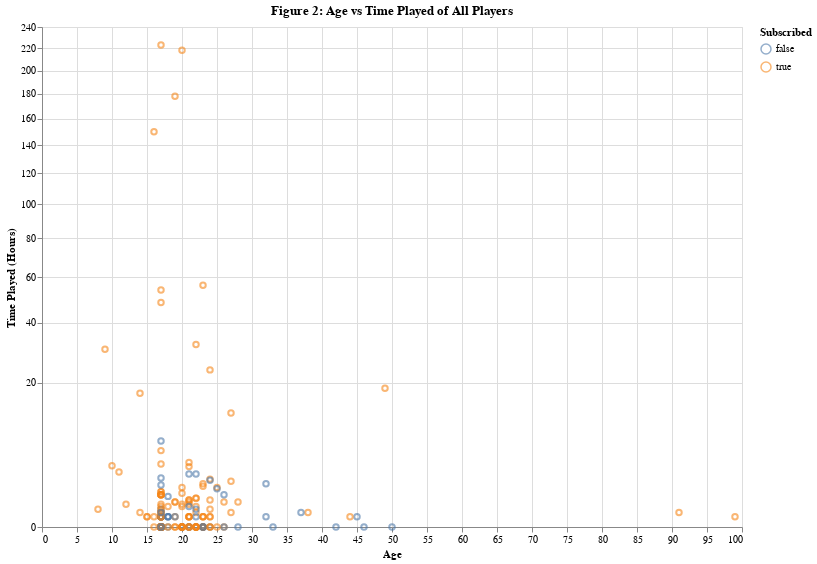

Notebook source saved alongside this figure:
### Markdown cell above
From this plot, it is clear that there is no trend between player experience level and whether they are subscribed or not as given by each points' colour and shape respectively. Hence, for our model we will not be looking at player experience level as an indicator to our target variable, subcription status. To assess whether time played and age have any effects on subscription, we can simplify this graph and reduce noise by omitting the experience level colouring and instead colouring by whether a player has subscribed.

### Code cell
players_plot_2 = alt.Chart(players).mark_point(opacity = 0.6).encode(
    x = alt.X("age").title("Age"),
    y = alt.Y("played_hours").title("Time Played (Hours)").scale(type = "sqrt"),
    color = alt.Color("subscribe").title("Subscribed")
).properties(
    title = "Figure 2: Age vs Time Played of All Players",
    width = 700,
    height = 500
)

players_plot_2

### Figure 1 — Vega specification as saved in the notebook (floating-point values rounded to 4 significant figures; data arrays with more than 128 entries replaced by an {"elided": "..."} marker saying what was removed)
{"$schema": "https://vega.github.io/schema/vega/v5.json", "data": [{"name": "source_0", "values": {"elided": "196 records"}}, {"name": "source_0_x_domain_age", "values": [{"min": 8, "max": 99}]}, {"name": "source_0_color_domain_subscribe", "values": [{"subscribe": true}, {"subscribe": false}]}], "marks": [{"type": "symbol", "name": "marks", "from": {"data": "source_0"}, "encode": {"update": {"opacity": {"value": 0.6}, "x": {"field": "age", "scale": "x"}, "y": {"field": "played_hours", "scale": "y"}, "stroke": {"field": "subscribe", "scale": "color"}, "fill": {"value": "transparent"}}}, "style": ["point"]}], "scales": [{"name": "x", "type": "linear", "domain": [{"signal": "(data(\"source_0_x_domain_age\")[0] || {}).min"}, {"signal": "(data(\"source_0_x_domain_age\")[0] || {}).max"}], "range": [0, {"signal": "width"}], "nice": true, "zero": true}, {"name": "y", "type": "sqrt", "domain": {"data": "source_0", "field": "played_hours"}, "range": [{"signal": "height"}, 0], "zero": true, "nice": true}, {"name": "color", "type": "ordinal", "domain": {"data": "source_0_color_domain_subscribe", "field": "subscribe", "sort": true}, "range": "category"}], "axes": [{"scale": "x", "labels": false, "domain": false, "ticks": false, "grid": true, "minExtent": 0, "orient": "bottom", "gridScale": "y", "maxExtent": 0, "zindex": 0, "tickCount": {"signal": "ceil(width/40)"}, "aria": false}, {"scale": "y", "aria": false, "orient": "left", "labels": false, "maxExtent": 0, "zindex": 0, "ticks": false, "domain": false, "gridScale": "x", "minExtent": 0, "grid": true, "tickCount": {"signal": "ceil(height/40)"}}, {"scale": "x", "title": "Age", "labelOverlap": true, "orient": "bottom", "tickCount": {"signal": "ceil(width/40)"}, "zindex": 0, "grid": false, "labelFlush": true}, {"scale": "y", "grid": false, "zindex": 0, "title": "Time Played (Hours)", "orient": "left", "labelOverlap": true, "tickCount": {"signal": "ceil(height/40)"}}], "title": {"text": "Figure 2: Age vs Time Played of All Players", "frame": "group"}, "style": "cell", "background": "white", "width": 700, "height": 500, "legends": [{"title": "Subscribed", "stroke": "color", "symbolType": "circle", "encode": {"symbols": {"update": {"fill": {"value": "transparent"}, "opacity": {"value": 0.6}}}}}], "padding": 5}
